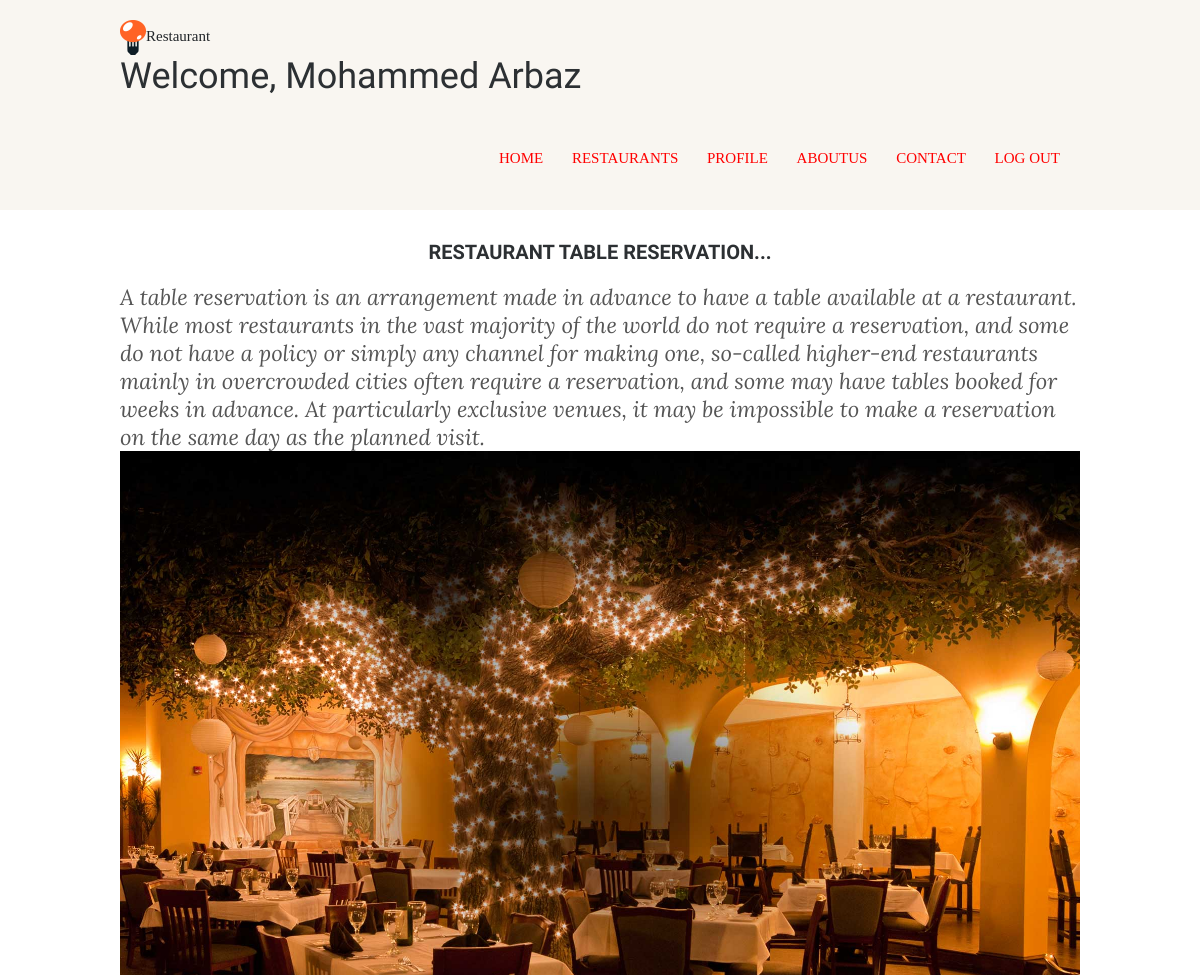
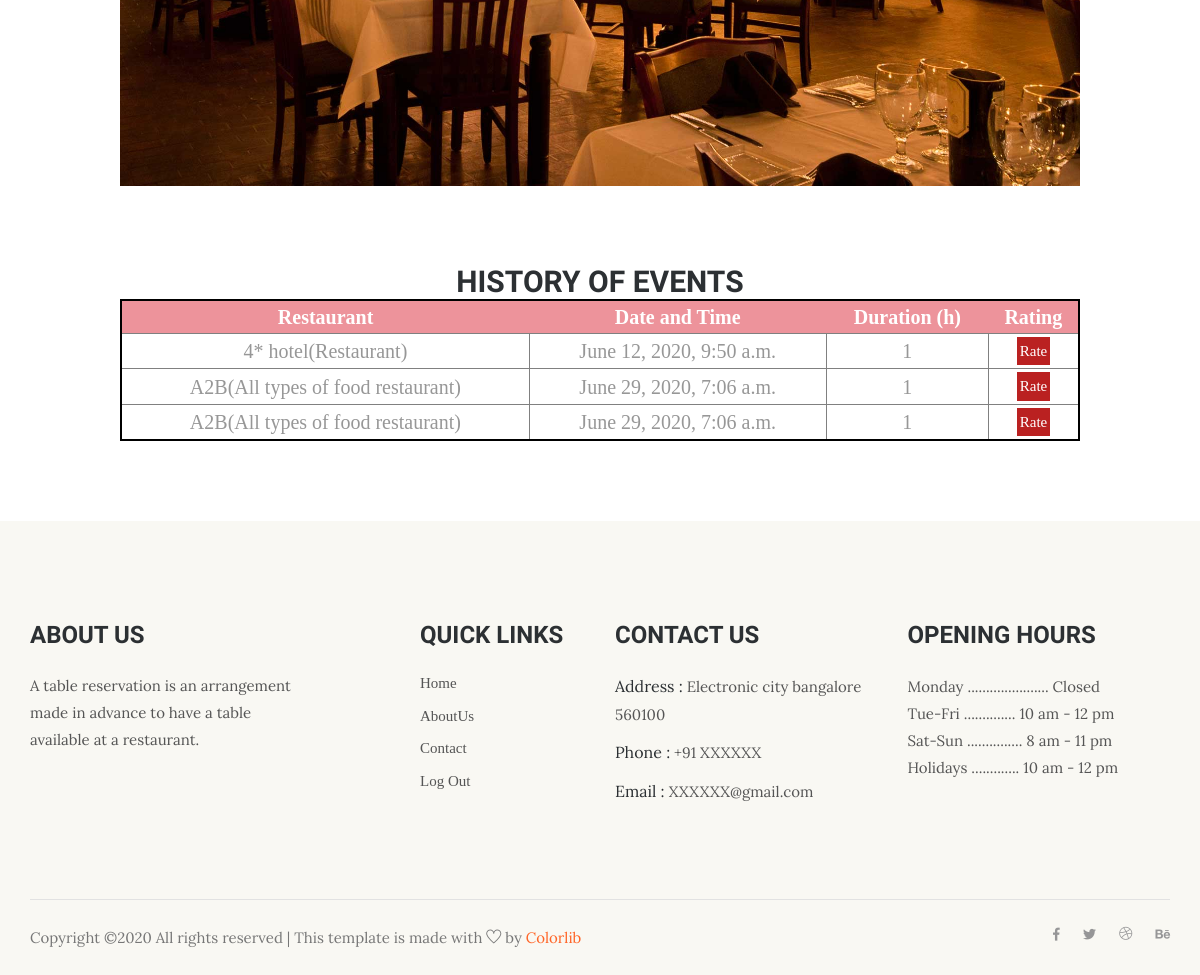
Screenshot of /restaurant/guest/30/ (signed in) with the database file from the repository (2 pictures, top to bottom).
### restaurant/models.py (models this page shows, shortened)
class Visit(models.Model):
    ending_time = models.DateTimeField('ending time')
    grade = models.IntegerField(null=True, blank=True)
    confirmed = models.BooleanField(default=False)
    reservation = models.ForeignKey(Reservation, on_delete=models.CASCADE)
    guest = models.ForeignKey(Guest, on_delete=models.CASCADE)

class Reservation(models.Model):
    coming = models.DateTimeField('reservation time')
    duration = models.IntegerField()
    guest = models.ForeignKey(Guest, on_delete=models.CASCADE)
    restaurant = models.ForeignKey(Restaurant, on_delete=models.CASCADE)

class Restaurant(models.Model):
    name = models.CharField(max_length=100)
    description = models.CharField(max_length=5000)
    address = models.CharField(max_length=200, null=True, blank=True)
    image = models.FileField(upload_to='post_image', blank=True)
    rows = models.IntegerField()
    columns = models.IntegerField()
    tables = models.IntegerField()
    is_ready = models.BooleanField(default=False)

### restaurant/views.py (the view)
# urls.py: url(r'^guest/(?P<guest_id>[0-9]+)/$', views.guest, name='guest'),
@login_required(login_url='/')
def guest(request, guest_id):
    this_guest = get_object_or_404(Guest, pk=guest_id)
    right_now = timezone.now()
    visits = Visit.objects.filter(guest=this_guest).filter(confirmed=True).filter(ending_time__lte=right_now)
    return render(request, 'restaurant/guest.html', context={
        'guest': this_guest,
        'visits': visits
    })

### restaurant/templates/restaurant/guest.html (shortened to what this page needs)
{% load static %}
<!DOCTYPE html>
<html>
<head>
   {% include 'restaurant/snippets/header.html' %}
</head>
<body>
<div class="wrapper row1">
  <header id="header" class="clear">
    <div id="hgroup">
    <a class="wrapper row1"><img src="{% static 'restaurant/img/favicon.png' %}" alt="logo">Restaurant</a>
	  <h1>Welcome, {{ user.get_full_name }}</h1>
    </div>
    <nav>
      <ul>
          <li><a href="{% url 'restaurant:guest' guest.id %}">Home</a></li>
          <li><a href="{% url 'restaurant:restaurantlist' guest.id %}">Restaurants</a></li>
          <li><a href="{% url 'restaurant:profile' guest.id %}">Profile</a></li>
          <li ><a href="{% url 'restaurant:about'  %}">AboutUs</a></li>
          <li ><a href="{% url 'restaurant:contact'  %}">Contact</a></li>
          <li class="last"><a href="{% url 'restaurant:logout' %}">Log Out</a></li>
      </ul>
    </nav>
  </header>
</div>
<div class="wrapper row2">
  <div id="container" class="clear">
    <section id="slider" class="clear">
					<h2>Restaurant table reservation...</h2><br/>
          <p><i>A table reservation is an arrangement made in advance to have a table available at a restaurant. While most restaurants in the vast majority of the world do not require a reservation, and some do not have a policy or simply any channel for making one, so-called higher-end restaurants mainly in overcrowded cities often require a reservation, and some may have tables booked for weeks in advance. At particularly exclusive venues, it may be impossible to make a reservation on the same day as the planned visit.</i></p>
          <img    src="{% static 'restaurant/images/tables.jpg' %}" alt="gayathri project" width="auto" height="auto">
					<br />
					<br /><br/>
             <br/><br/>
          <h1> History Of Events</h1>
					<table id="visits" class="sortable">
						<thead>
							<th>Restaurant</th>
							<th>Date and Time</th>
							<th>Duration (h)</th>
							<th>Rating</th>
						</thead>
						{% for visit in visits %}
							<tr>
								<td>{{ visit.reservation.restaurant.name }}</td>
								<td>{{ visit.reservation.coming }}</td>
								<td>{{ visit.reservation.duration }}</td>
								{% if visit.grade %}
									<td>{{ visit.grade }}</td>
									{% else %}
									<td><a href="{% url 'restaurant:rate' guest.id visit.id %}"><button id="delete">Rate</button></a></td>
								{% endif %}
							</tr>
						{% endfor %}
					</table>
    </section>
  </div>
</div>
     {% include 'restaurant/snippets/footer.html' %}
</body>
</html>

### restaurant/static/restaurant/layout2.css (style rules this page uses)
html { overflow-y:scroll; }
body { margin:0; padding:0; font-size:13px; font-family:Georgia, "Times New Roman", Times, serif; color:#919191; background-color:white; }
.clear:after { content:"."; display:block; height:0; clear:both; visibility:hidden; line-height:0; }
.clear { display:block; clear:both; }
a { outline:none; text-decoration:none; }
img { margin:0; padding:0; border:none; line-height:normal; vertical-align:middle; }
address, article, aside, figcaption, figure, footer, header, nav, section { display:block; margin:0; padding:0; }
div.wrapper { display:block; width:100%; margin:0; padding:0; text-align:left; }
.row1, .row1 a { color:#212529;font-size:15px; background-color:#F9F6F1; }
.row2 { color:#979797; }
.row2 a { color:#FF9900; }
.row2 p { font-size:22px; font-style:normal; line-height:normal; }
#header, #container, #footer { display:block; width:960px; margin:0 auto; }
nav ul { margin:0; padding:0; list-style:none; }
h1, h2, h4, h5, h6 { margin:0; padding:0; font-size:16px; font-weight:bold; font-style:normal; line-height:normal; text-transform:uppercase; }
#header { padding:20px 0; }
#header #hgroup { float:left; margin:0 0 20px 0; }
#header #hgroup h1, #header #hgroup h2 { font-weight:normal; text-transform:none; }
#header #hgroup h1 { font-size:36px; }
#header nav { display:block; float:right; margin:10px 0 0 0; padding:20px 0; color:#FFFFFF; background-color:#f9f6f1; }
#header nav ul { padding:0 20px; }
#header nav li { display:inline; margin-right:25px; text-transform:uppercase; }
#header nav li.last { margin-right:0; }
#header nav li a { color:red; ; }
#container { padding:30px 0; }
#container section { display:block; width:100%; margin:0 0 50px 0; padding:0; }
#container h1 { display: block; float: none; margin: auto; font-size: 30px; font-weight: bold; text-align: center; }
#container h2 { display: block; float: none; margin: auto; font-size: 20px; font-weight: bold; text-align: center; }
#container #delete { display: block; float: none; margin: auto; font-size: 15px; color: #FFFFFF; background-color: #BA2121; border: 2px solid; cursor: pointer; padding: 3px; }
table#visits { margin-left: auto; margin-right: auto; width: 100%; border: 2px solid black; border-radius: 5px; text-align: center; font-size: 20px; }
table#visits th { color: #FFFFFF; background-color:#ed939b; }
table#visits td { border-left: 1px solid grey; border-right: 1px solid grey; border-top: 1px solid grey; }

### rows the page displays
Visit: reservation.restaurant.name "4* hotel(Restaurant)", reservation.coming "June 12, 2020, 9:50 a.m.", reservation.duration "1", shows "Rate"
Visit: reservation.restaurant.name "A2B(All types of food restaurant)", reservation.coming "June 29, 2020, 7:06 a.m.", reservation.duration "1", shows "Rate"
Visit: reservation.restaurant.name "A2B(All types of food restaurant)", reservation.coming "June 29, 2020, 7:06 a.m.", reservation.duration "1", shows "Rate"

### other values shown
{{ user.get_full_name }} "Mohammed Arbaz"
